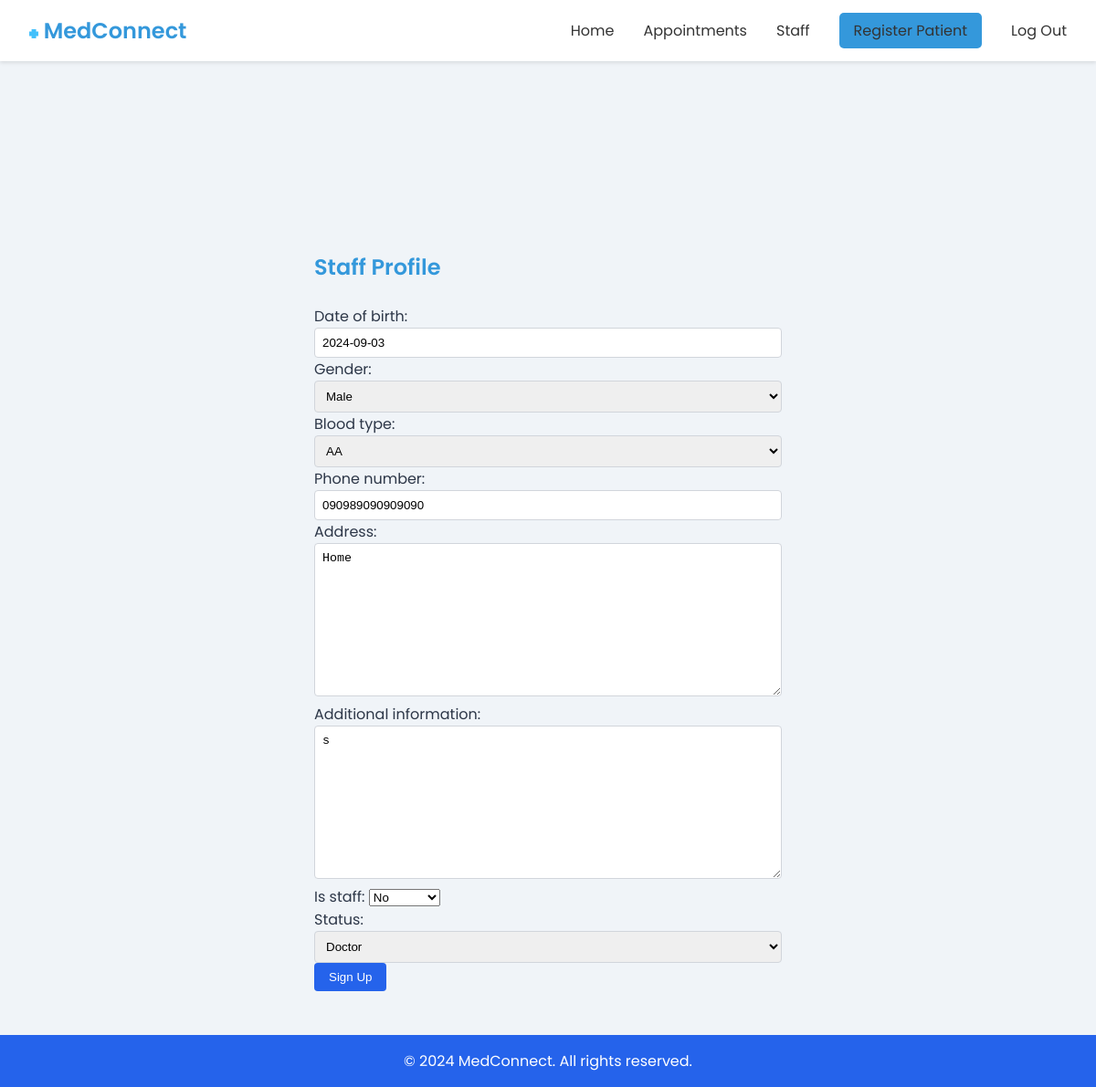
/staff_profile/ (signed in), run on an earlier commit of the app's database.
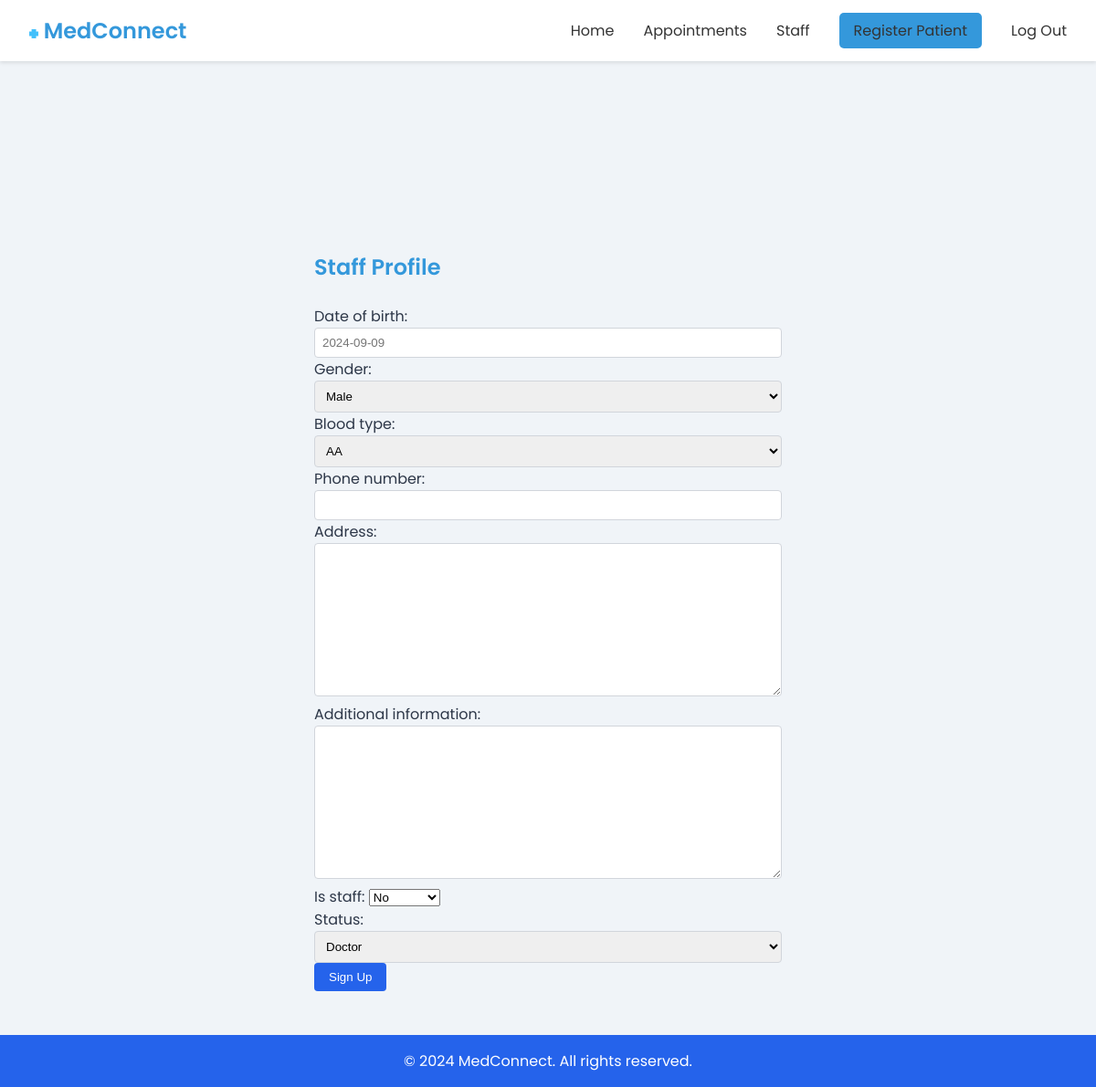
And on a later commit of the database.
### medconnect_core/models.py (models this page shows, shortened)
class PatientProfile(models.Model):
    user = models.OneToOneField(User, on_delete=models.CASCADE,null=True)
    date_of_birth = models.DateField(blank=True, null=True)
    gender = models.CharField(max_length=10, choices=[('Male', 'Male'), ('Female', 'Female')], blank=True, null=True)
    blood_type = models.CharField(max_length=2, choices=[('AA', 'AA'), ('AS', 'AS'), ('SS', 'SS')], blank=True, null=True)
    phone_number = models.CharField(max_length=15, blank=True, null=True)
    address = models.TextField(blank=True, null=True)
    emergency_contact_name = models.CharField(max_length=100, blank=True, null=True)
    emergency_contact_number = models.CharField(max_length=15, blank=True, null=True)
    allergies = models.CharField(max_length=255, blank=True, null=True)
    medical_history = models.TextField(blank=True, null=True)
    current_medications = models.TextField(blank=True, null=True)
    insurance_provider = models.CharField(max_length=100, blank=True, null=True)
    insurance_policy_number = models.CharField(max_length=100, blank=True, null=True)
    additional_information = models.TextField(blank=True, null=True)
    next_of_kin = models.CharField(max_length=100, blank=True, null=True)
    marital_status = models.CharField(max_length=10, choices=[('Single', 'Single'), ('Married', 'Married'), ('Divorced', 'Divorced')], blank=True, null=True)
    occupation = models.CharField(max_length=100, blank=True, null=True)
    smoking_status = models.CharField(max_length=100, blank=True, null=True)
    alcohol_consumption = models.CharField(max_length=100, blank=True, null=True)
    is_staff=models.BooleanField(null=True,default=False)
    status= models.CharField(null=True, max_length=100,choices=[
        ('Patient', "Patient")  ,
          ('Doctor', "Doctor"),
          ('Admin', "Admin"),
        ('Nurse', "Nurse")
    ],default="Nurse", blank=True)

### medconnect_core/views.py (the view, shortened to what this page needs)
# urls.py: path("staff_profile/", staff_profile, name="staff_profile"),
def staff_profile(request):
     if request.user.is_authenticated:
        p=request.session.get('user_id')
        current_user_profile = PatientProfile.objects.get(user__id=p)
        form = StaffProfileForm(request.POST or None, instance=current_user_profile)
        return render(request, "core/staff_profile.html", {"form": form})
     else:
        messages.success(request, "Please login first")
        return redirect("staff_login")

### medconnect_core/templates/core/staff_profile.html (shortened to what this page needs)
<!DOCTYPE html>
<html lang="en">
<head>
</head>
<body>
    {% include "core/nav.html" %}
    <main class="container">
        <form action="{% url "staff_profile" %}" method="post">
            <h2 class="intro">Staff Profile</h2>
            {{form}}
            <button type="submit">Sign Up</button>
        </form>
    </main>
    <footer>
        <div class="container">
            <p>&copy; 2024 MedConnect. All rights reserved.</p>
        </div>
    </footer>
</body>
</html>

What changed in the data, as far as the page shows it:
changed PatientProfile "Male": date_of_birth "2024-09-03" → (not shown); phone_number "090989090909090" → (not shown); address "Home" → (not shown); additional_information "s" → (not shown)
